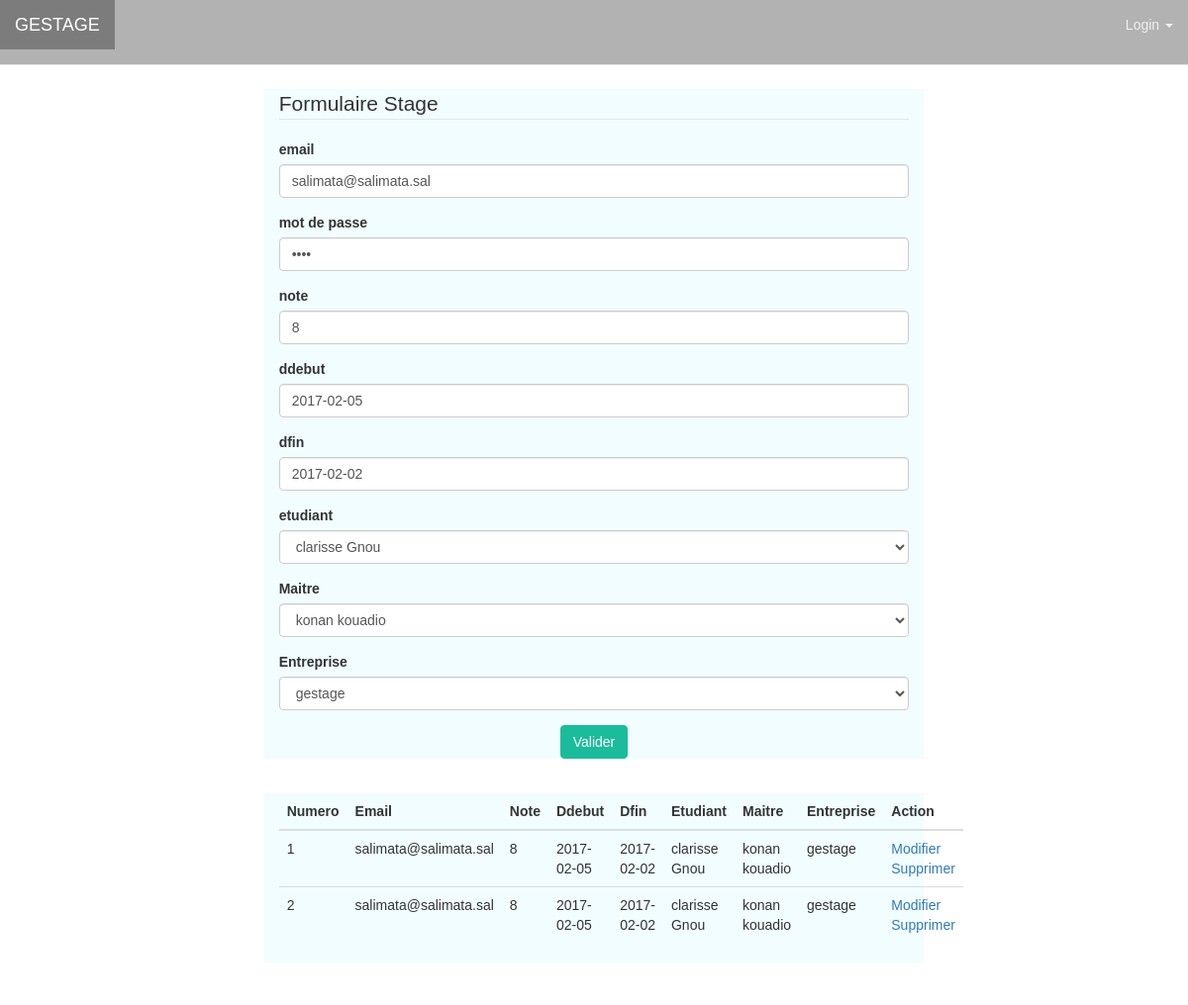
Page /stage.php?id=0 on the committed database.
### tables this page shows
CREATE TABLE `stage` (
  `id` int(10) NOT NULL,
  `email` varchar(50) NOT NULL,
  `mdp` varchar(50) NOT NULL,
  `note` int(20) NOT NULL,
  `ddebut` date NOT NULL,
  `dfin` date NOT NULL,
  `id_etudiant` int(10) NOT NULL,
  `id_maitre` int(10) NOT NULL,
  `id_entreprise` int(10) NOT NULL
);

### stage.php (the view, shortened to what this page needs)
<?php include('connection.php');
	if (isset($_GET['id'])){
	$update="SELECT * FROM stage WHERE id=".$_GET['id'];
	$res=mysqli_query($link, $update);
	$dataU=mysqli_fetch_array($res);
	}
?>
<!DOCTYPE html>
<html>
<head>
	<link rel="stylesheet" href="css/bootstrap.css" >
	<link rel="stylesheet" href="css/styles.css" >
</head>
<body>
<body style="background-color: white;">
		<div class="container-fluid">
			<div class="row">
				    <nav class="navbar navbar-default navbar-fixed-top navbar-transparent" role="navigation">
    <div class="container-fluid">
      <div class="navbar-header">
        <a class="navbar-brand" href="index.php">GESTAGE</a>
      </div>
        <div class="collapse navbar-collapse" id="bs-example-navbar-collapse-1">
          <ul class="nav navbar-nav navbar-right">
            <li class="dropdown">
              <a href="" class="dropdown-toggle" data-toggle="dropdown">Login
              <span class="caret"></span></a>
            </li>
          </ul>
        </div>
      </div>
    </div>
			</div>
		<div class="container">
			<div class="row">
				<div class="col-md-2"></div>
				<div class="col-md-8" style="background-color: #F1FDFE;margin-top: 30px;">
					<form action="" method="POST" role="form" enctype="multipart/form-data">
						<legend>Formulaire Stage</legend>
						<div class="form-group">
							<label for="">email</label>
							<input name="email" type="email" value="<?php if (isset ($_GET['id'])) echo $dataU['email']; ?>" class="form-control" id="" placeholder="exemple@exemple.com"   required>
						</div>
						<div class="form-group">
							<label for="">mot de passe</label>
							<input name="mdp" type="password" value="<?php if (isset ($_GET['id'])) echo $dataU['mdp']; ?>"  class="form-control" id="" placeholder="entrer le mot de passe">
						</div>
						<div class="form-group">
							<label for="">note</label>
							<input name="note" type="text" value="<?php if (isset ($_GET['id'])) echo $dataU['note']; ?>"  class="form-control" id="" placeholder="entrer la note">
						</div>
						<div class="form-group">
							<label for="">ddebut</label>
							<input name="ddebut" type="text" value="<?php if (isset ($_GET['id'])) echo $dataU['ddebut']; ?>"  class="form-control" id="" placeholder="entrer la date de debut">
						</div>
						<div class="form-group">
							<label for="">dfin</label>
							<input name="dfin" type="text" value="<?php if (isset ($_GET['id'])) echo $dataU['dfin']; ?>"  class="form-control" id="" placeholder="entrer la date de fin">
						</div>
						<div class="form-group">
							<label for="">etudiant</label>
							<select name="etudiant" class="form-control">
					<?php
					$sqletudiant="SELECT * FROM etudiant";
					$repetudiant=mysqli_query($link,$sqletudiant);
					while ($dataetu=mysqli_fetch_array($repetudiant)) {
						?>
						<option value="<?php echo $dataetu['id'];?>">
						<?php echo ($dataetu['nom'].' '.$dataetu['prenoms']);?>
						</option>
						<?php
					}
					?>
							</select>
						</div>
						<div class="form-group">
							<label for="">Maitre</label>
							<select name="maitre" class="form-control">
					<?php
					$sqlmaitre="SELECT * FROM maitre";
					$repmaitre=mysqli_query($link,$sqlmaitre);
					while ($datamaitre=mysqli_fetch_array($repmaitre)) {
						?>
						<option value="<?php echo $datamaitre['id'];?>">
						<?php echo $datamaitre['noms'].' '.$datamaitre['prenom'];?>
						</option>
						<?php
					}
					?>
							</select>
						</div>
						<div class="form-group">
							<label for="">Entreprise</label>
							<select name="entreprise" class="form-control">
					<?php
					$sqlent="SELECT * FROM entreprise";
					$repent=mysqli_query($link,$sqlent);
					while ($dataent=mysqli_fetch_array($repent)) {
						?>
						<option value="<?php echo $dataent['id'];?>">
						<?php echo $dataent['denomination'];?>
						</option>
						<?php
					}
					?>
							</select>
						</div>
						<div style="text-align: center;">
						<button name="btnValider" type="submit" class="btn btn-primary">Valider</button>
						</div>
					</form>
				</div>
			</div>
<br>
			<div class="row">
				<div class="col-md-2"></div>
				<div class="col-md-8" style="background-color: #F1FDFE;">
				<table class="table">
					<thead>
						<tr>
							<th>Numero</th>
							<th>Email</th>
							<th>Note</th>
							<th>Ddebut</th>
							<th>Dfin</th>
							<th>Etudiant</th>
							<th>Maitre</th>
							<th>Entreprise</th>
							<th>Action</th>
						</tr>
					</thead>
					<tbody>
						<?php
							$n=1;
							$list=" SELECT
										stage.email,
										note,
								        ddebut,
										dfin,
										noms,
										prenom,
										etudiant.nom,
										etudiant.prenoms,
										denomination,
										stage.id
									FROM stage
									INNER JOIN etudiant
									ON etudiant.id = stage.id_etudiant
									INNER JOIN maitre
									ON maitre.id = stage.id_maitre
									INNER JOIN entreprise
									ON entreprise.id = stage.id_entreprise
									";
							$res= mysqli_query($link,$list);
	while ($data = mysqli_fetch_array($res))
		{
						 ?>
						<tr>
							<td><?php echo $n; ?> </td>
							<td><?php echo $data['email']; ?></td>
							<td><?php echo $data['note']; ?></td>
							<td><?php echo $data['ddebut']; ?></td>
							<td><?php echo $data['dfin']; ?></td>
							<td><?php echo $data['nom'].' '.$data['prenoms']; ?></td>
							<td><?php echo $data['noms'].' '.$data['prenom']; ?></td>
							<td><?php echo $data['denomination']; ?></td>
							<td>
								<a href="?id=<?php echo $data['id']; ?>">Modifier</a>
								<a href="?sup=<?php echo $data['id']; ?>">Supprimer</a>
							</td>
						</tr>
						<?php $n++;
						 } ?>
					</tbody>
				</table>
				</div>
			</div>
		</div>
	</body>
</body>
</html>

### css/styles.css (style rules this page uses)
body { margin: 0; margin-bottom: 100px; font-family: 'Varela Round', sans-serif; }
.container { max-width: 1000px; margin: 50px auto; }
.navbar-transparent { background-color: rgba(0, 0, 0, 0.2); }
.navbar-transparent .navbar-brand, .navbar-transparent .navbar-nav >li > a { color: #eeeeee; }
body { font-family: "Open-Sans", "Helvetica", "sans-serif"; padding-bottom: 200px; }
.btn-primary { background-color: #1abc9c; border-color: #1abc9c; }
.navbar-transparent { background-color: rgba(0, 0, 0, 0.3); }

### css/nav.css (style rules this page uses)
body { padding-top: 10px; background-color: lemonchiffon; }
.container { padding-right: 15px; padding-left: 15px; margin: auto; }
[class*="col"] { margin-bottom: 15px; }

### css/dropdown.css (style rules this page uses)
.dropdown { position: relative; display: inline-block; border-radius: 16px; }

### rows in the picture
stage: email "salimata@salimata.sal", note "8", ddebut "2017-02-05", dfin "2017-02-02"

### other values in the picture
$data['email'] "salimata@salimata.sal"
$data['note'] "8"
$data['ddebut'] "2017-02-05"
$data['dfin'] "2017-02-02"
$data['nom'] "clarisse"
$data['prenoms'] "Gnou"
$data['noms'] "konan"
$data['prenom'] "kouadio"
$data['denomination'] "gestage"
form field etudiant "clarisse Gnou"
form field maitre "konan kouadio"
form field entreprise "gestage"
